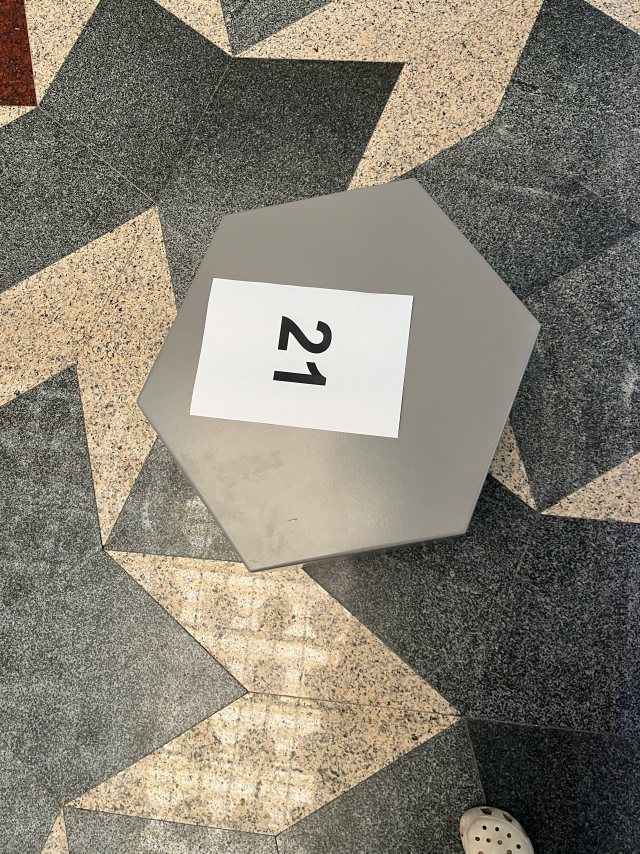
#> input picture fpt_map/object/chair_gray_number_21.jpg, 1920 x 2560 px, given in place of f1_d1_m.JPG, which was not available (shown at 1/3 size)
$ python build_training.py
#> lines starting #> are read from the running program, lines starting #| are printed output that depends on the picture; after the words box and inside, x2 and y2 are one past the last pixel; in counts of white or black regions, pixels touching at a corner belong together
"""Reproducible, source-separated detector data with explicitly synthetic A4 tags."""
import argparse
import hashlib
import json
from pathlib import Path
import random

import cv2
import numpy as np
from PIL import Image, ImageDraw, ImageFont, ImageOps

CLASSES=['chair_orange','chair_white','chair_gray','backpack','fire_extinguisher','number_label']
ROOT=Path(__file__).resolve().parents[1]


def make_paper(number, width=210, height=297):
    paper=Image.new('RGB',(width,height),'white')
    draw=ImageDraw.Draw(paper)
    font=ImageFont.truetype('C:/Windows/Fonts/arialbd.ttf',round(width*.55))
    text=f'{number:02d}'
    box=draw.textbbox((0,0),text,font=font)
    x=(width-(box[2]-box[0]))/2-box[0]
    y=height*.42-box[1]
    draw.text((x,y),text,fill='#151515',font=font)
    # Underline each 6/9, matching partial-underlines such as 62 and 99.
    for i,digit in enumerate(text):
        if digit in '69':
            left=x+draw.textlength(text[:i],font=font)
            right=x+draw.textlength(text[:i+1],font=font)
            baseline=y+box[3]+width*.06
            draw.line((left,baseline,right,baseline),fill='#151515',width=max(2,round(width*.035)))
    return cv2.cvtColor(np.array(paper),cv2.COLOR_RGB2BGR)


def paste_paper(image, bbox, rng):
    height,width=image.shape[:2]
    x1,y1,x2,y2=bbox
    bw,bh=x2-x1,y2-y1
    pw=min(bw*rng.uniform(.45,.7),bh*.55/1.414)
    ph=pw*1.414
    if pw<12:
        return None
    cx=(x1+x2)/2+rng.uniform(-.08,.08)*bw
    cy=(y1+y2)/2+rng.uniform(-.08,.08)*bh
    angle=rng.uniform(-30,30)
    rect=((cx,cy),(pw,ph),angle)
    quad=cv2.boxPoints(rect).astype(np.float32)
    quad[:,0]=np.clip(quad[:,0],0,width-1)
    quad[:,1]=np.clip(quad[:,1],0,height-1)
    number=rng.randint(1,99)
    paper=make_paper(number)
    source=np.float32([[0,0],[209,0],[209,296],[0,296]])
    # boxPoints order is cyclic; choose top-left and keep winding.
    center=quad.mean(axis=0)
    quad=quad[np.argsort(np.arctan2(quad[:,1]-center[1],quad[:,0]-center[0]))]
    quad=np.roll(quad,-np.argmin(quad.sum(axis=1)),axis=0)
    transform=cv2.getPerspectiveTransform(source,quad)
    overlay=cv2.warpPerspective(paper,transform,(width,height))
    mask=cv2.warpPerspective(np.full(paper.shape[:2],255,np.uint8),transform,(width,height))
    image[mask>128]=overlay[mask>128]
    return dict(class_name='number_label',bbox=[float(quad[:,0].min()),float(quad[:,1].min()),
                float(quad[:,0].max()),float(quad[:,1].max())],number=number,synthetic=True)


def normalized_objects(objects,width,height):
    return [dict(class_name=obj['class'],bbox=[obj['bbox'][0]*width,obj['bbox'][1]*height,
                 obj['bbox'][2]*width,obj['bbox'][3]*height]) for obj in objects]


def write_sample(output,name,image,objects,split,provenance,records):
    h,w=image.shape[:2]
    image_path=output/'images'/split/(name+'.jpg')
    label_path=output/'labels'/split/(name+'.txt')
    image_path.parent.mkdir(parents=True,exist_ok=True)
    label_path.parent.mkdir(parents=True,exist_ok=True)
    cv2.imwrite(str(image_path),image,[cv2.IMWRITE_JPEG_QUALITY,92])
    lines=[]
    clean=[]
    for obj in objects:
        x1,y1,x2,y2=map(float,obj['bbox'])
        x1,y1=max(0,x1),max(0,y1)
        x2,y2=min(w,x2),min(h,y2)
        if x2-x1<2 or y2-y1<2:
            continue
        lines.append(f"{CLASSES.index(obj['class_name'])} {(x1+x2)/2/w:.7f} {(y1+y2)/2/h:.7f} {(x2-x1)/w:.7f} {(y2-y1)/h:.7f}")
        clean.append(dict(obj,bbox=[x1,y1,x2,y2]))
    label_path.write_text('\n'.join(lines),encoding='utf-8')
    records.append(dict(image=str(image_path.relative_to(output)),split=split,objects=clean,**provenance,
                        sha256=hashlib.sha256(image_path.read_bytes()).hexdigest()))


def build(output,coco_manifest,seed=20261106,variants=12,extra_side_views=False,real_a4_train=False,extra_coco=None):
#> called with output = 'artifacts/training-v1', coco_manifest = 'artifacts/coco-backpacks/manifest.json', seed = 20261106, variants = 12, extra_side_views = False, real_a4_train = False
    output=Path(output)
    if output.exists() and any(output.iterdir()):
        raise FileExistsError('Training output must be new')
    rng=random.Random(seed)
    seeds=json.loads((ROOT/'data/object-seeds.json').read_text(encoding='utf-8'))
#> (reads data/object-seeds.json from the repository)
    if extra_side_views:
        # v2 adds previously held-out side poses to train, then uses a NEW balcony scene for dev.
        # v1 scores are not compared to v2 scores directly; both models must use common v2 dev.
        for sample in seeds['samples']:
            if sample['file'] in {'chair_gray_3.JPG','chair_white_2.JPG'}:
                sample['split']='train'
        seeds['samples'].append(dict(file='../IMG_1210.JPG',split='dev',group='balcony-IMG1210',objects=[
            {'class':'chair_white','bbox':[.252,.208,.380,.303]},
            {'class':'chair_gray','bbox':[.285,.285,.406,.403]},
            {'class':'chair_gray','bbox':[.332,.392,.461,.508]},
            {'class':'chair_white','bbox':[.343,.515,.477,.633]}]))
    if real_a4_train:
        for sample in seeds['samples']:
            if sample['file']=='chair_gray_number_21.jpg':
                sample['split']='train'
                sample['objects'][0]['polygon']=[[.210,.470],[.330,.230],[.650,.201],[.844,.387],[.729,.630],[.394,.675]]
    records=[]
    # Floor-only crop visually inspected from f1_d1_m; no targets are pasted from holdout.
    with Image.open(ROOT/'fpt_map/floor1/f1_d1_m.JPG') as raw:
#> raw is the input picture: PIL image 1920x2560 RGB; mean R, G, B 134, 128.2, 115.2
        floor=np.array(ImageOps.exif_transpose(raw).convert('RGB'))
    floor=cv2.cvtColor(floor[int(floor.shape[0]*.72):],cv2.COLOR_RGB2BGR)
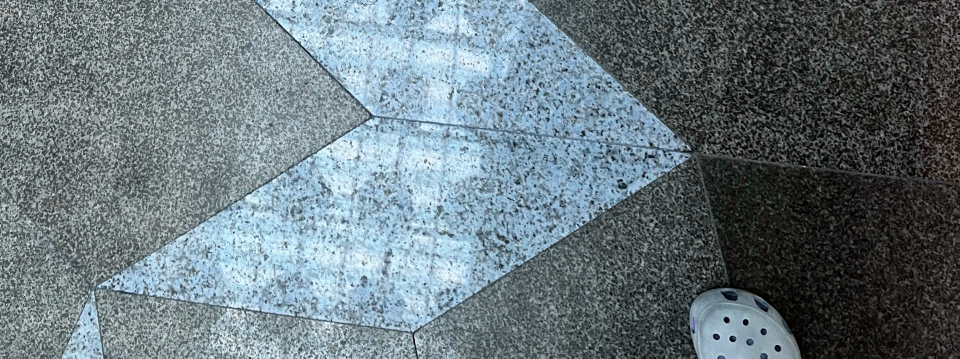
#> floor: shape (717, 1920, 3) (shown at 1/2 size); mean R, G, B 105.9, 120.5, 126.8
    for sample in seeds['samples']:
        with Image.open(ROOT/'fpt_map/object'/sample['file']) as raw:
            image=cv2.cvtColor(np.array(ImageOps.exif_transpose(raw).convert('RGB')),cv2.COLOR_RGB2BGR)
        scale=min(1,960/max(image.shape[:2]))
#> scale = 0.375
        image=cv2.resize(image,None,fx=scale,fy=scale)
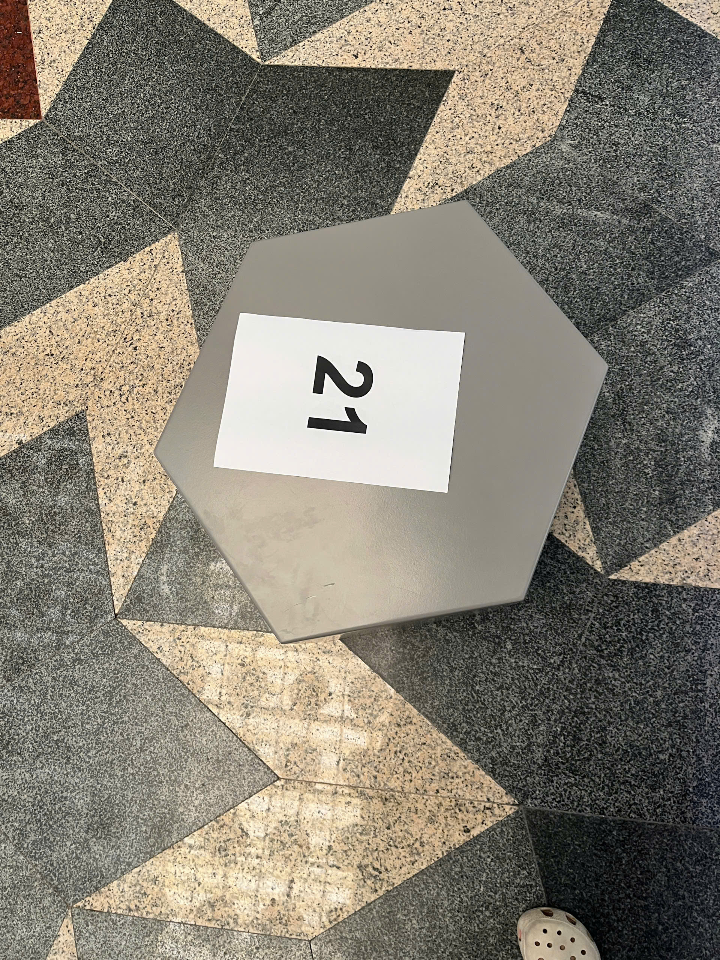
#> image: shape (960, 720, 3); mean B, G, R 115.1, 128.1, 133.9
        h,w=image.shape[:2]
#> h = 960; w = 720
        objects=normalized_objects(sample['objects'],w,h)
        paper_quad=None
        if any(a.get('paper_quad') for a in sample['objects']):
            # Actual A4 tag location is known; no other split uses this photo.
            for obj,annotation in zip(objects,sample['objects']):
                if annotation.get('paper_quad'):
                    quad=np.array(annotation['paper_quad'])*[w,h]
                    paper_quad=quad.astype(np.float32)
                    objects.append(dict(class_name='number_label',bbox=[quad[:,0].min(),quad[:,1].min(),quad[:,0].max(),quad[:,1].max()],number=annotation.get('number'),synthetic=False))
                    break
        provenance=dict(source=sample['file'],source_group=sample['group'],origin='local_real',synthetic=False)
        write_sample(output,Path(sample['file']).stem,image,objects,sample['split'],provenance,records)
        if sample['split']=='holdout':
            continue
        repeats=variants*2 if real_a4_train and paper_quad is not None else variants if sample['split']=='train' else 3
        for index in range(repeats):
            composite=image.copy()
            new_objects=[dict(o) for o in objects]
            current_paper=paper_quad
            has_number=index%4!=0
            if real_a4_train and paper_quad is not None:
                current_number=rng.randint(1,99) if has_number else None
                paper=make_paper(current_number) if has_number else np.full((297,210,3),255,np.uint8)
                rotation=rng.choice([None,cv2.ROTATE_90_CLOCKWISE,cv2.ROTATE_180,cv2.ROTATE_90_COUNTERCLOCKWISE])
                if rotation is not None:
                    paper=cv2.rotate(paper,rotation)
                ph,pw=paper.shape[:2]
                transform=cv2.getPerspectiveTransform(np.float32([[0,0],[pw,0],[pw,ph],[0,ph]]),paper_quad)
                projected=cv2.warpPerspective(paper,transform,(w,h))
                alpha=cv2.warpPerspective(np.full((ph,pw),255,np.uint8),transform,(w,h))
                composite[alpha>128]=projected[alpha>128]
                new_objects=[o for o in new_objects if o['class_name']!='number_label']
                if has_number:
                    new_objects.append(dict(class_name='number_label',bbox=[paper_quad[:,0].min(),paper_quad[:,1].min(),paper_quad[:,0].max(),paper_quad[:,1].max()],number=current_number,synthetic=True))
            # Alternate original photos with cutout composites for scale/background diversity.
            if index%2 and sample['objects'][0].get('polygon'):
                mask=np.zeros((h,w),np.uint8)
                polygon=(np.array(sample['objects'][0]['polygon'])*[w,h]).astype(np.int32)
                cv2.fillPoly(mask,[polygon],255)
                x,y,bw,bh=cv2.boundingRect(polygon)
                cutout=composite[y:y+bh,x:x+bw].copy()
                alpha=mask[y:y+bh,x:x+bw]
                composite=cv2.resize(floor,(640,640))
                target_long=rng.randint(100,440)
                resize=target_long/max(bw,bh)
                cw,ch=max(2,round(bw*resize)),max(2,round(bh*resize))
                cutout=cv2.resize(cutout,(cw,ch))
                alpha=cv2.resize(alpha,(cw,ch))
                px,py=rng.randint(0,640-cw),rng.randint(0,640-ch)
                roi=composite[py:py+ch,px:px+cw]
                roi[alpha>128]=cutout[alpha>128]
                new_objects=[dict(class_name=objects[0]['class_name'],bbox=[px,py,px+cw,py+ch])]
                if current_paper is not None and has_number:
                    transformed=(current_paper-np.float32([x,y]))*np.float32([cw/bw,ch/bh])+np.float32([px,py])
                    new_objects.append(dict(class_name='number_label',bbox=[float(transformed[:,0].min()),float(transformed[:,1].min()),float(transformed[:,0].max()),float(transformed[:,1].max())],number=current_number if real_a4_train else None,synthetic=True))
            # Train shape on some unnumbered objects too; final target gate rejects those.
            if index%4!=0 and paper_quad is None:
                for obj in list(new_objects):
                    tag=paste_paper(composite,obj['bbox'],rng)
                    if tag:
                        new_objects.append(tag)
            write_sample(output,Path(sample['file']).stem+f'-synth-{index:03}',composite,new_objects,sample['split'],
                dict(provenance,origin='synthetic_A4_or_composite',synthetic=True),records)
#> this loop made 12 passes
#> pass 2, in build, `cutout=cv2.resize(cutout,(cw,ch))`:
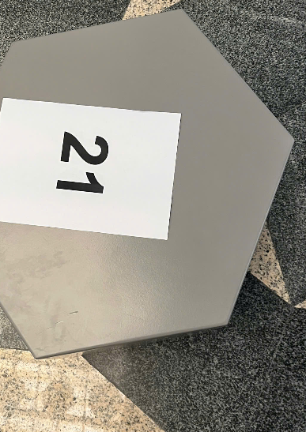
#> cutout: shape (432, 306, 3); mean B, G, R 134, 144.7, 148.9
#> pass 2, in build, `roi=composite[py:py+ch,px:px+cw]`:
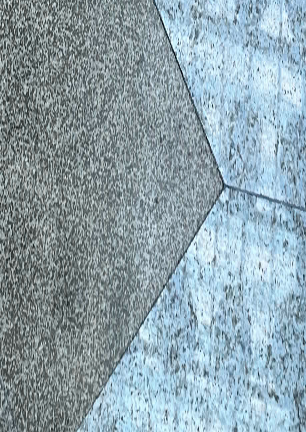
#> roi: shape (432, 306, 3); mean R, G, B 142.2, 162.9, 172.5
#> after the loop:
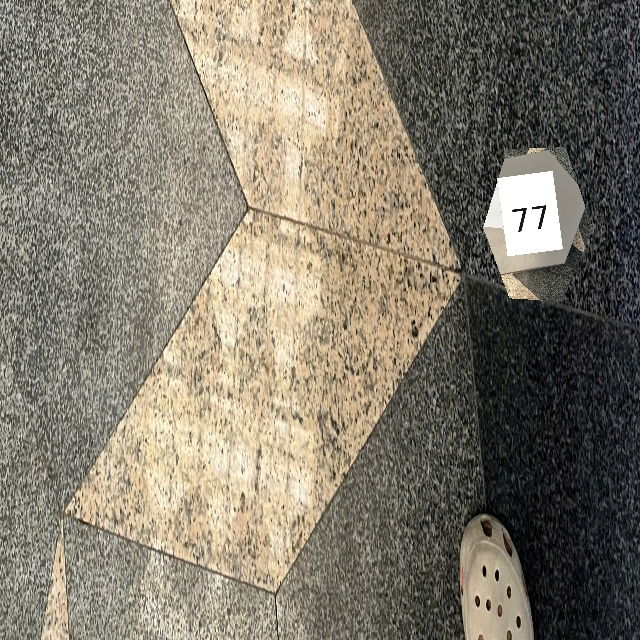
#> composite: shape (640, 640, 3); mean B, G, R 109.3, 124.1, 130.6
#> after the loop:
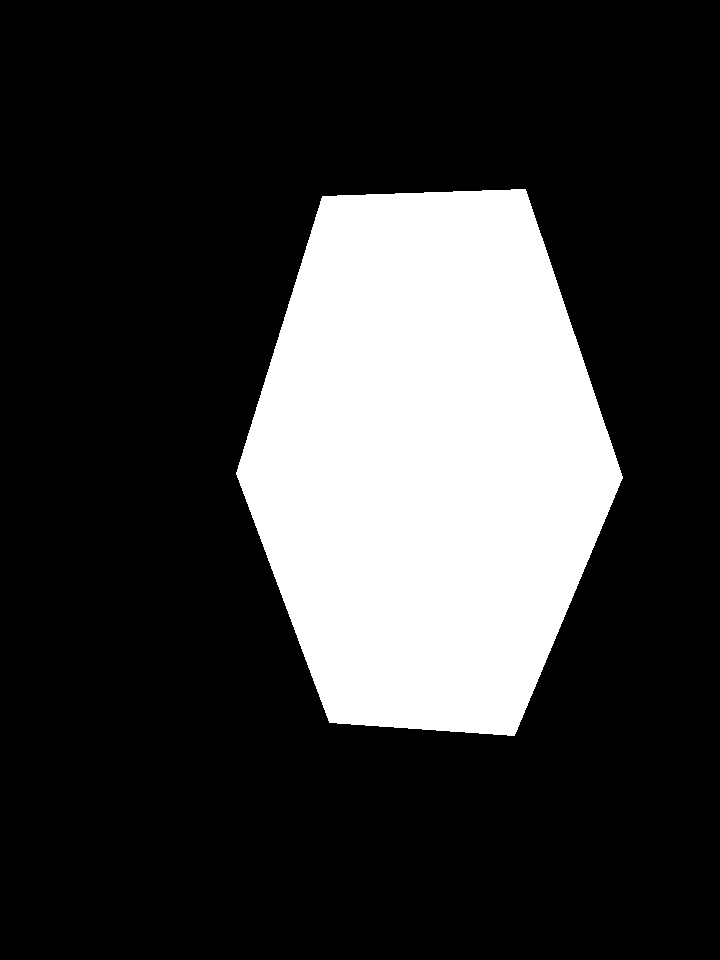
#> mask: shape (960, 720); 22.6% white; 1 white region, box (x1, y1, x2, y2) and area: (236, 189, 623, 736) 156373
#> after the loop:
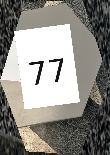
#> roi: shape (155, 110, 3); mean B, G, R 135.1, 141, 143
    coco=json.loads(Path(coco_manifest).read_text(encoding='utf-8'))
    if extra_coco:
        if real_a4_train:
            # The old holdout has been inspected. It becomes dev; new unseen fine-tune photos provide holdout.
            for sample in coco['samples']:
                if sample['split']=='holdout':
                    sample['split']='dev'
        coco['samples']+=json.loads(Path(extra_coco).read_text(encoding='utf-8'))['samples']
    for sample in coco['samples']:
        image=cv2.imread(sample['file'])
        h,w=image.shape[:2]
        objects=normalized_objects(sample['objects'],w,h)
        provenance=dict(source=sample['source_url'],source_group=sample['group'],origin='COCO2017',synthetic=False,
                        license=sample['license'])
        name='coco-'+str(sample['coco_image_id'])
        write_sample(output,name,image,objects,sample['split'],provenance,records)
        if sample['split']!='holdout':
            composite=image.copy()
            new_objects=[dict(o) for o in objects]
            for obj in objects:
                tag=paste_paper(composite,obj['bbox'],rng)
                if tag:
                    new_objects.append(tag)
            write_sample(output,name+'-A4',composite,new_objects,sample['split'],dict(provenance,synthetic=True),records)
    manifest=dict(seed=seed,classes=CLASSES,note='Synthetic A4/composites explicitly marked; splits are source-photo separated, not independent field validation.',samples=records)
    (output/'provenance.json').write_text(json.dumps(manifest,indent=2),encoding='utf-8')
    # Ultralytics expects train/val keys; dev remains the folder name.
    (output/'dataset.yaml').write_text(json.dumps(dict(path=str(output.resolve()),train='images/train',val='images/dev',test='images/holdout',names=CLASSES),indent=2),encoding='utf-8')
    print('Built',len(records),'images:',{s:sum(r['split']==s for r in records) for s in ['train','dev','holdout']})


if __name__=='__main__':
    parser=argparse.ArgumentParser(description=__doc__)
    parser.add_argument('--output',default='artifacts/training-v1')
    parser.add_argument('--coco-manifest',default='artifacts/coco-backpacks/manifest.json')
    parser.add_argument('--variants',type=int,default=12)
    parser.add_argument('--extra-side-views',action='store_true')
    parser.add_argument('--real-a4-train',action='store_true')
    parser.add_argument('--extra-coco')
    args=parser.parse_args()
#> (the run stopped early here; a loop or call above may not have finished)
